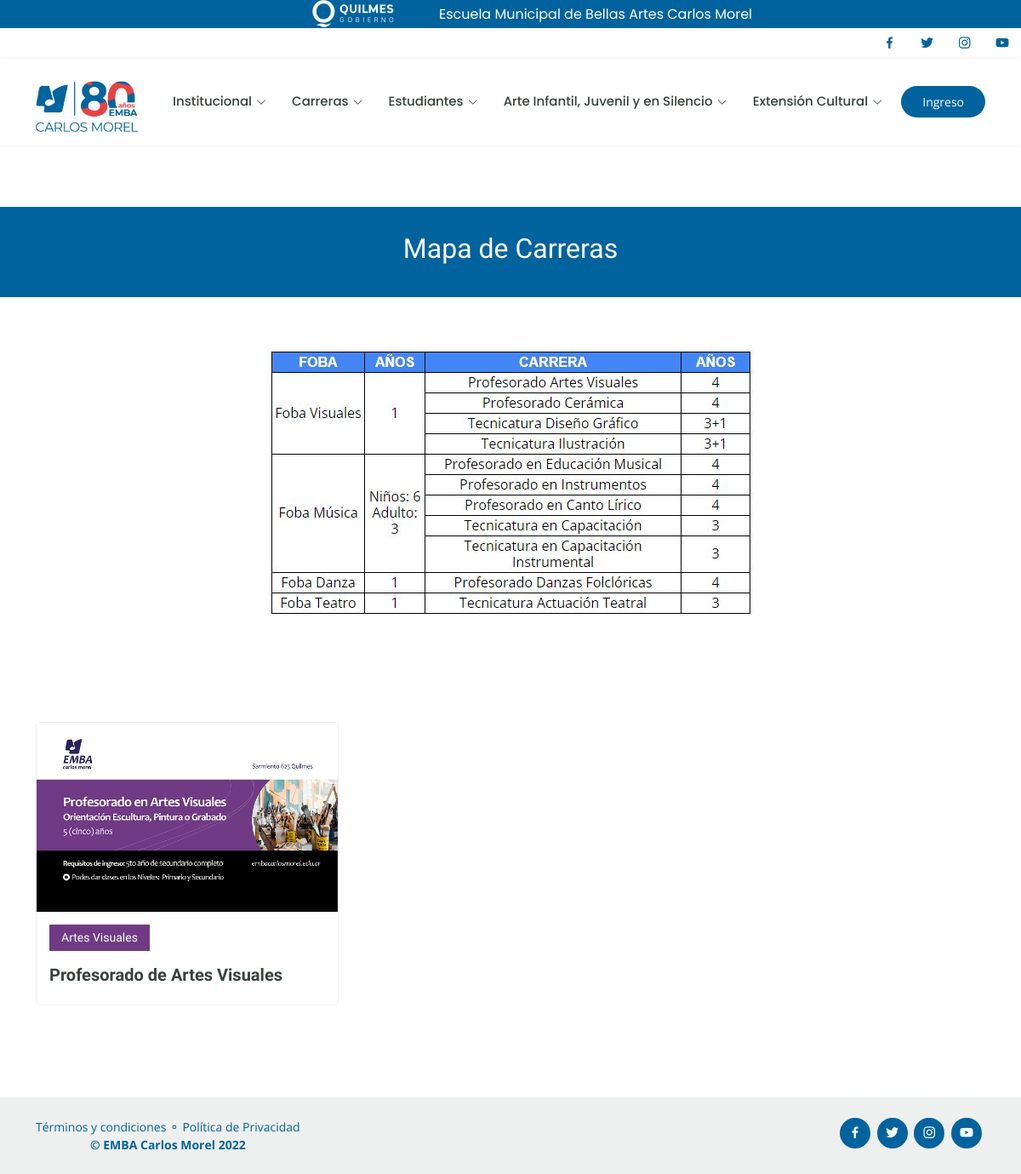
Screenshot of /carreras/ with the database file from the repository.
### carreras/models.py (models this page shows, shortened)
class Carrera(models.Model):
    name = models.CharField(max_length=200, verbose_name="Título")
    subtitle = models.CharField(max_length=200, verbose_name="Subtítulo", null=True, blank=True)
    content = RichTextField(verbose_name="Contenido", null=True, blank=True)
    turnos = RichTextField(verbose_name="Turnos", null=True, blank=True)
    planMaterias=models.CharField(max_length=200, verbose_name="Título Plan de Estudio", null=True, blank=True)
    linkPlanMaterias=models.CharField(max_length=200, verbose_name="Link Plan de Estudio", null=True, blank=True)
    linkRegimenCursada=models.CharField(max_length=200, verbose_name="Link Régimen de Cursada", null=True, blank=True)
    published = models.DateTimeField(verbose_name="Fecha de Publicación", default=timezone.now)
    imageCarrera = models.ImageField(verbose_name="Imagen", upload_to="carreras", null=True, blank=True)
    bannerCarrera = models.ImageField(verbose_name="Banner de Carrera", upload_to="carreras", null=True, blank=True)
    color = models.CharField(max_length=10, verbose_name="Color")
    areaCarrera = models.ForeignKey(Area, verbose_name="Área", related_name="get_areas", on_delete=models.CASCADE)
    created = models.DateTimeField(verbose_name="Fecha de Creación", auto_now_add=True)
    updated = models.DateTimeField(auto_now=True, verbose_name="Fecha de Modificación")
    class Meta:
        verbose_name = "carrera"
        verbose_name_plural = "carreras"
        ordering = ['-created']

class Area(models.Model):
    name = models.CharField(max_length=100, verbose_name="Nombre")
    created = models.DateTimeField(auto_now_add=True, verbose_name="Fecha de Creación")
    updated = models.DateTimeField(auto_now=True, verbose_name="Fecha de Modificación")
    class Meta:
        verbose_name = "area"
        verbose_name_plural = "areas"
        ordering = ['-created']

### carreras/views.py (the view)
# urls.py: path('', CarreraListView.as_view(), name='carreras_list'),
class CarreraListView(ListView):
    model = Carrera
    template_name = 'carreras/carreras_list.html'

### carreras/templates/carreras/carreras_list.html (shortened to what this page needs)
{% extends 'core/base.html' %}
{% load static %}
{% block content %}
  <main id="main" data-aos="fade-in">
    <div class="breadcrumbs">
      <div class="container">
        <h2>Mapa de Carreras</h2>
      </div>
    </div>
    <section id="about" class="about">
      <div class="container" data-aos="fade-up">
        <div class="row">
          <div class="centrarImg">
              <img src="{% static 'core/img/mapacarreras.jpg' %}" class="img-fluid" alt="">
          </div>
        </div>
      </div>
    </section>
    <section id="courses" class="courses">
      <div class="container" data-aos="fade-up">
        <div class="row" data-aos="zoom-in" data-aos-delay="100">
          {% for carrera in carrera_list %}
          <div class="col-lg-4 col-md-6 d-flex align-items-stretch">
            <div class="course-item">
              {%if carrera.imageCarrera.url != null %}
                <img src="{{ carrera.imageCarrera.url }}" class="img-fluid" alt="">
              {%endif%}
              <div class="course-content">
                <div class="d-flex justify-content-between align-items-center mb-3">
                  <h4 style="background-color: {{carrera.color}}">{{ carrera.areaCarrera.name }}</h4>
                </div>
                <h3><a href="{% url 'carreras:carrera' carrera.id carrera.name|slugify %}">{{carrera.name}}</a></h3>
              </div>
            </div>
          </div>
          {% endfor %}
          <div class="separador">
            <br>
            <br>
          </div>
        </div>
      </div>
    </section>
  </main>
  {% endblock %}

### core/static/core/css/style.css (style rules this page uses)
body { font-family: "Open Sans", sans-serif; color: #444444; }
h1, h2, h3, h4, h5, h6 { font-family: "Raleway", sans-serif; }
section { padding: 60px 0; overflow: hidden; }
.breadcrumbs { margin-top: 73px; text-align: center; background: #00639e; padding: 30px 0; color: #fff; }
.breadcrumbs h2 { font-size: 32px; font-weight: 500; }
.courses .course-item { border-radius: 5px; border: 1px solid #eef0ef; }
.courses .course-content { padding: 15px; }
.courses .course-content h3 { font-weight: 700; font-size: 20px; }
.courses .course-content h3 a { color: #37423b; transition: 0.3s; }
.courses .course-content h4 { font-size: 14px; background: #00639e; padding: 7px 14px; color: #fff; margin: 0; }
.centrarImg { display: flex; justify-content: center; align-items: center; }

### rows the page displays
Carrera: imageCarrera (picture), areaCarrera.name "Artes Visuales", name "Profesorado de Artes Visuales"
